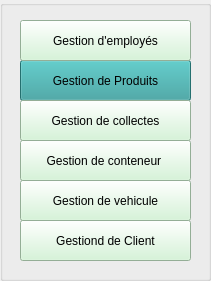
       <widget class="QGroupBox" name="groupBox_8">
        <property name="geometry">
         <rect>
          <x>20</x>
          <y>170</y>
          <width>211</width>
          <height>281</height>
         </rect>
        </property>
        <property name="title">
         <string/>
        </property>
        <widget class="QPushButton" name="B_gestiondeproduit_2">
         <property name="geometry">
          <rect>
           <x>20</x>
           <y>60</y>
           <width>171</width>
           <height>41</height>
          </rect>
         </property>
         <property name="styleSheet">
          <string notr="true">background-color: rgb(50, 157, 156);</string>
         </property>
         <property name="text">
          <string>Gestion de Produits</string>
         </property>
        </widget>
        <widget class="QPushButton" name="pushButton_14">
         <property name="geometry">
          <rect>
           <x>20</x>
           <y>220</y>
           <width>171</width>
           <height>41</height>
          </rect>
         </property>
         <property name="styleSheet">
          <string notr="true">background-color: rgb(207, 244, 210);</string>
         </property>
         <property name="text">
          <string>Gestiond de Client</string>
         </property>
        </widget>
        <widget class="QPushButton" name="pushButton_15">
         <property name="geometry">
          <rect>
           <x>20</x>
           <y>180</y>
           <width>171</width>
           <height>41</height>
          </rect>
         </property>
         <property name="styleSheet">
          <string notr="true">background-color: rgb(207, 244, 210);</string>
         </property>
         <property name="text">
          <string>Gestion de vehicule</string>
         </property>
        </widget>
        <widget class="QPushButton" name="pushButton_17">
         <property name="geometry">
          <rect>
           <x>20</x>
           <y>140</y>
           <width>171</width>
           <height>41</height>
          </rect>
         </property>
         <property name="styleSheet">
          <string notr="true">background-color: rgb(207, 244, 210);</string>
         </property>
         <property name="text">
          <string>Gestion de conteneur </string>
         </property>
        </widget>
        <widget class="QPushButton" name="B_gestiondecollecte_3">
         <property name="geometry">
          <rect>
           <x>20</x>
           <y>100</y>
           <width>171</width>
           <height>41</height>
          </rect>
         </property>
         <property name="styleSheet">
          <string notr="true">background-color: rgb(207, 244, 210);</string>
         </property>
         <property name="text">
          <string>Gestion de collectes</string>
         </property>
        </widget>
        <widget class="QPushButton" name="pushButton_18">
         <property name="geometry">
          <rect>
           <x>20</x>
           <y>20</y>
           <width>171</width>
           <height>41</height>
          </rect>
         </property>
         <property name="styleSheet">
          <string notr="true">background-color: rgb(207, 244, 210);
</string>
         </property>
         <property name="text">
          <string>Gestion d'employés</string>
         </property>
        </widget>
       </widget>
